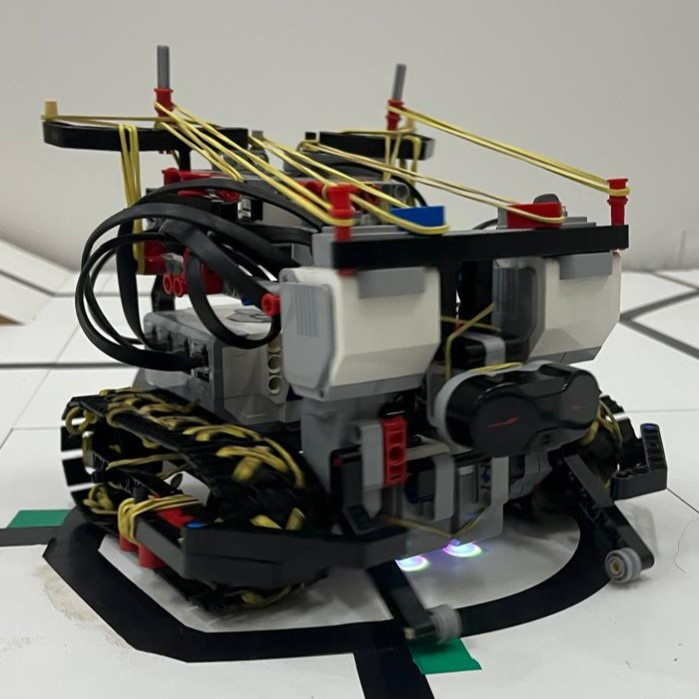
#> input picture IMG-20250723-WA0035.jpg, 699 x 699 px, given in place of the camera
$ python sla.py
#> lines starting #> are read from the running program, lines starting #| are printed output that depends on the picture; after the words box and inside, x2 and y2 are one past the last pixel; in counts of white or black regions, pixels touching at a corner belong together
import time
import cv2
import numpy as np

LimiarBinarizacao = 55       #este valor eh empirico. Ajuste-o conforme sua necessidade
AreaContornoLimiteMin = 100000  #este valor eh empirico. Ajuste-o conforme sua necessidade
global pd1
global pd2

#GPIOs utilizados:


#Funcao: trata imagem e retorna se o robo seguidor de linha deve ir para a esqueda ou direita
#Parametros: frame capturado da webcam e primeiro frame capturado
#Retorno: < 0: robo deve ir para a direita
#         > 0: robo deve ir para a esquerda
#         0:   nada deve ser feito
def TrataImagem(img):
    #obtencao das dimensoes da imagem
    height = np.size(img,0)
    width= np.size(img,1)
    QtdeContornos = 0
    DirecaoASerTomada = 0

    def verde (img):
        hsv = cv2.cvtColor(img, cv2.COLOR_BGR2HSV)
        lower_green = np.array([40, 100, 100])
        upper_green = np.array([80, 255, 255])
        mask = cv2.inRange(hsv, lower_green, upper_green)
        contours, _ = cv2.findContours(mask, cv2.RETR_TREE, cv2.CHAIN_APPROX_SIMPLE)
        for contour in contours:
            area = cv2.contourArea(contour)
            if area > 500:
                x, y, w, h = cv2.boundingRect(contour)
                cv2.rectangle(img, (x, y), (x + w, y + h), (255, 0, 0), 2)
                if (x > width//2):
                    print("Obstaculo a direita detectado!")
                    return 0
                if (x < width//2):
                    print("Obstaculo a esquerda detectado!")
                    return 1
    #tratamento da imagem
    gray = cv2.cvtColor(img,cv2.COLOR_BGR2GRAY)
    gray = cv2.GaussianBlur(gray, (21, 21), 0)

    FrameBinarizado = cv2.threshold(gray,LimiarBinarizacao,255,cv2.THRESH_BINARY)[1]
    FrameBinarizado = cv2.dilate(FrameBinarizado,None,iterations=2)
    FrameBinarizado = cv2.bitwise_not(FrameBinarizado)

    #descomente as linhas abaixo se quiser ver o frame apos binarizacao, dilatacao e inversao de cores
    cv2.imshow('F.B.',FrameBinarizado)
    cv2.waitKey(10)

    cnts, _ = cv2.findContours(FrameBinarizado.copy(), cv2.RETR_EXTERNAL, cv2.CHAIN_APPROX_SIMPLE)
    cv2.drawContours(img,cnts,-1,(255,0,255),3)
    for c in cnts:

        QtdeContornos = QtdeContornos + 1

        # 3. Aproximação Poligonal
        # peri: perímetro do contorno
        peri = cv2.arcLength(c, True)
        # Aproxima o contorno com 2% a 4% de precisão do perímetro
        approx = cv2.approxPolyDP(c, 0.02 * peri, True)
        if len(approx) >= 4: # Verifica se é uma forma geométrica
            #print(f"Vértices encontrados: {len(approx)}")
            #print(approx) # Coordenadas (x, y) dos vértices

            # Desenhar os vértices na imagem
            cv2.drawContours(img, [approx], -1, (0, 0, 255), 3)

            pd1 = approx[0][0][0] + ((approx[len(approx)-1][0][0] - approx[0][0][0]) / 2)
            pd2 = approx[len(approx)-1][0][1]

            cv2.circle(img, (int(pd1), int(pd2)), 10, (255, 0, 0), -1) # Desenha um círculo azul no ponto de destino

            cv2.circle(img, (width//2, height), 10, (0, 0, 255), -1) # Desenha um círculo azul no ponto do robo

            angulo = np.arctan2(pd2 - height, pd1 - (width//2)) * -180 / np.pi
            print(f"Ângulo de direção: {int(angulo)+1} graus")

            DirecaoASerTomada = int(angulo)+1

            if (verde(img) == 0):
                DirecaoASerTomada = 180
            if (verde(img) == 1):
                DirecaoASerTomada = 0

    #output da imagem
    #linha em azul: linha central / referencia
    #linha em verde: linha que mostra distancia entre linha e a referencia
    '''
    cv2.line(img,(int(width/2),0),(int(width/2),height),(255,0,0),2)

    if (QtdeContornos > 0):
        cv2.line(img,PontoCentralContorno,(int(width/2),CoordenadaYCentroContorno),(0,255,0),1)

    '''
    cv2.imshow('Analise de rota',img)
    cv2.waitKey(10)
    return DirecaoASerTomada, QtdeContornos


#Programa principal

#Setup dos GPIOs:

camera = cv2.VideoCapture(0)
camera.set(3,320)
camera.set(4,240)

kp = 0
ki = 0
kd = 0
DirecaoAnterior = 0

while True:
    try:
        for i in range(0, 20):
            (grabbed, Frame) = camera.read()
#> this loop made 20 passes
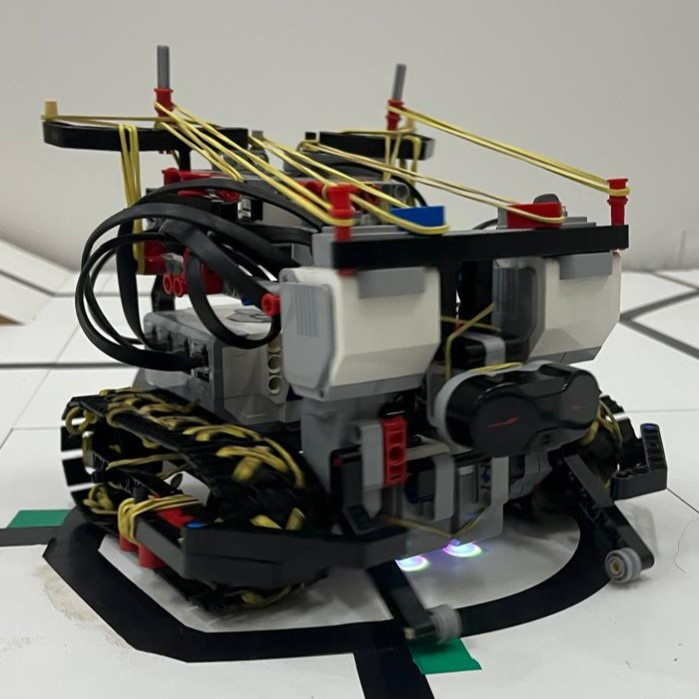
#> input picture IMG-20250723-WA0035.jpg, 699 x 699 px, given in place of the camera
        while True:
            (grabbed, Frame) = camera.read()
#> Frame is the input picture: shape (699, 699, 3); mean B, G, R 112.7, 118.8, 119.4
            if (grabbed):
                Direcao, QtdeLinhas = TrataImagem(Frame[160:320, 0:240])
#> in TrataImagem, `height = np.size(img,0)`: height = 160
#> in TrataImagem, `height = np.size(img,0)`:
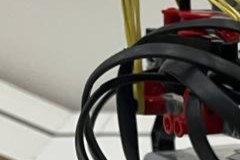
#> img: shape (160, 240, 3); mean of channels 0, 1, 2 112.7, 119.8, 124.3; drawn as B, G, R
#> in TrataImagem, `width= np.size(img,1)`: width = 240
#> in TrataImagem, `gray = cv2.cvtColor(img,cv2.COLOR_BGR2GRAY)`:
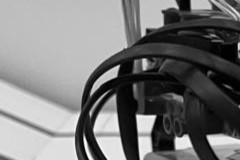
#> gray: shape (160, 240); min 0, max 254, mean 120.3
#> in TrataImagem, `gray = cv2.GaussianBlur(gray, (21, 21), 0)`:
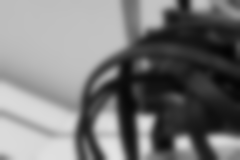
#> gray: shape (160, 240); min 4, max 227, mean 120.3
#> in TrataImagem, `FrameBinarizado = cv2.threshold(gray,LimiarBinarizacao,255,cv2.THRESH_..`:
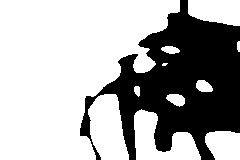
#> FrameBinarizado: shape (160, 240); 67% white; 1 black region, box (x1, y1, x2, y2) and area: (80, 0, 240, 160) 12666
#> in TrataImagem, `FrameBinarizado = cv2.dilate(FrameBinarizado,None,iterations=2)`:
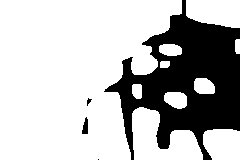
#> FrameBinarizado: shape (160, 240); 73.2% white; 4 black regions (1 under 20 px), largest, box (x1, y1, x2, y2) and area: (104, 0, 240, 160) 10210, (82, 117, 88, 134) 73, (87, 98, 92, 106) 20
#> in TrataImagem, `FrameBinarizado = cv2.bitwise_not(FrameBinarizado)`: FrameBinarizado: shape (160, 240); 26.8% white; 4 white regions (1 under 20 px)
#> in TrataImagem, `cnts, _ = cv2.findContours(FrameBinarizado.copy(), cv2.RETR_EXTERNAL, ..`: cnts = 4 contours, 2 with area under 20; largest, box (x1, y1, x2, y2) and area: (104, 0, 240, 160) 10899, (82, 117, 88, 134) 54
#> in TrataImagem, `cv2.drawContours(img,cnts,-1,(255,0,255),3)`:
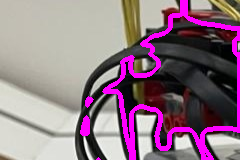
#> img: shape (160, 240, 3); 8.85% of pixels changed, all inside (x1, y1, x2, y2) = (80, 0, 240, 160); drawn as B, G, R
#> the loop in TrataImagem, `for c in cnts: ` made 4 passes
#> (peri, pd1, pd2, angulo) on passes 2 to 4: (39.07, 86.5, 119, 129.3), (18.49, 90.5, 100, 116.2), (765, 239, 130, 14.15)
#> (peri, approx) on pass 1: (0, [[98, 159]])
#| Ângulo de direção: 130 graus
#| Ângulo de direção: 117 graus
#| Ângulo de direção: 15 graus
#> after the loop in TrataImagem, `for c in cnts:`:
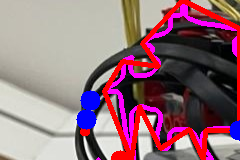
#> img: shape (160, 240, 3); 9.73% of pixels changed, all inside (x1, y1, x2, y2) = (76, 0, 240, 160); drawn as B, G, R
#> after the loop in TrataImagem, `for c in cnts:`: QtdeContornos = 4
#> Direcao = 15; QtdeLinhas = 4
                i = i + Direcao
#> i = 34
                d = Direcao - DirecaoAnterior
#> d = 15
                correcao = (kp * Direcao) + (ki * i) + (kd * d)
#> correcao = 0
                if (QtdeLinhas == 0):
                    print("Nenhuma linha encontrada. O robo ira parar.")
                    continue
                if (Direcao > 90):
                    print("Distancia da linha de referencia: " + str(abs(Direcao)) + " pixels a direita")
                if (Direcao < 90):
                    print("Distancia da linha de referencia: " + str(abs(Direcao)) + " pixels a esquerda")
#| Distancia da linha de referencia: 15 pixels a esquerda
                if (Direcao == 90):
                    print("Exatamente na linha de referencia!")
                DirecaoAnterior = Direcao
#> DirecaoAnterior = 15
                time.sleep(0.01)
    except (KeyboardInterrupt):
        print("programa encerrado")
        exit(1)
